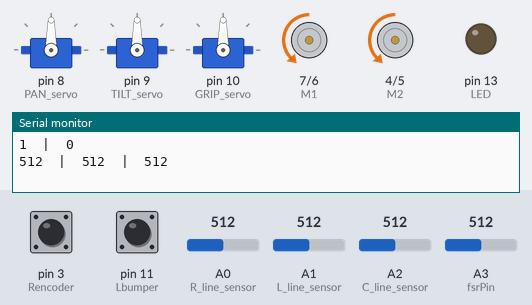
Bench run of a sketch on a simulated Arduino Uno, built with avr-gcc and run on an emulated ATmega328P. Shown: 3 × servo, direction and speed pins drawn as motors (green arrow = direction pin HIGH = forward, orange = LOW = backward, longer = more drive), output pins drawn as LEDs (lit = HIGH), the last lines printed to the serial monitor. The test bench sets the inputs (shaded band); at power-on: pin 3 (Rencoder) LOW, A3 (fsrPin) = 512, A2 (C_line_sensor) = 512, A0 (R_line_sensor) = 512, pin 11 (Lbumper) HIGH, A1 (L_line_sensor) = 512.

Above: at 1.2 s.
1.3 s: pin 3 (Rencoder) pulsed HIGH 2 times (0.12 s each, 0.3 s apart)
At 1.75 s:
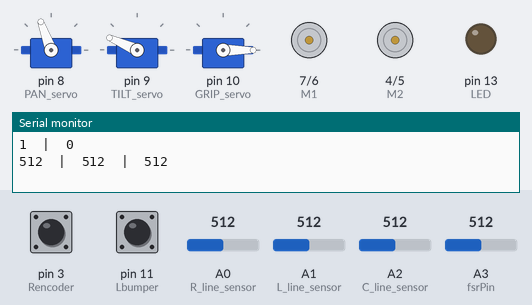
At 2.38 s:
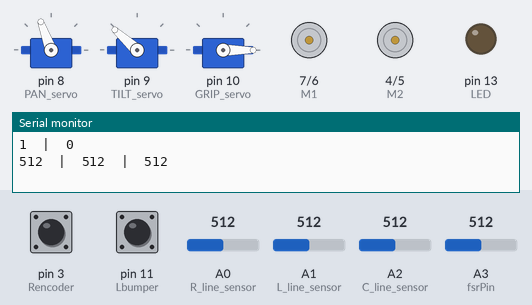
4.3 s: A3 (fsrPin) set to 841
7.3 s: A3 (fsrPin) set to 862
At 9.6 s:
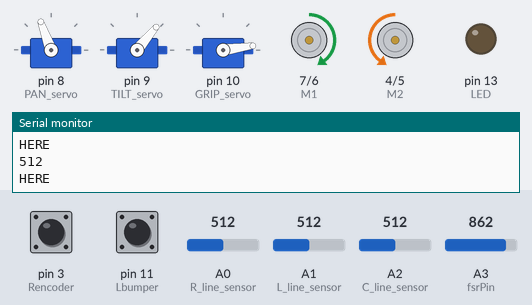
9.9 s: A2 (C_line_sensor) set to 981
11.4 s: A2 (C_line_sensor) set to 1017
At 12.1 s:
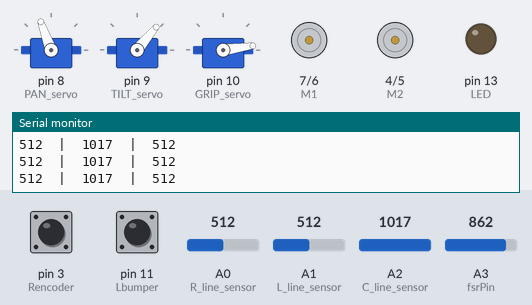
12.9 s: A0 (R_line_sensor) set to 106
15.9 s: A0 (R_line_sensor) set to 92
Timing chart, 0 to 18.4 s (numbered marks = the images above; inputs shaded):
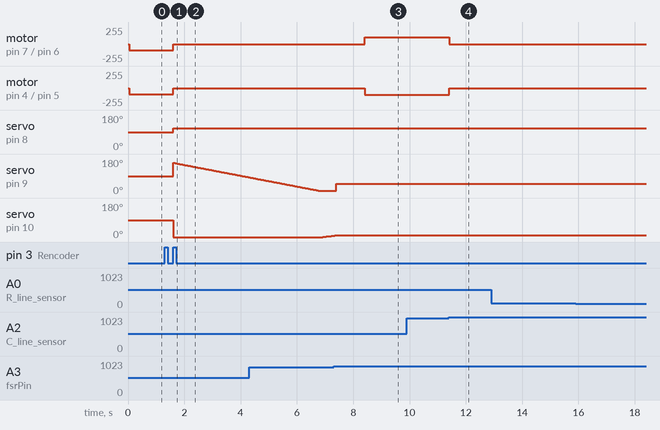

The sketch:

Compiled_code_main_program.ino
```cpp
#include <Servo.h>

//All relevant definitions and thresholds
#define LIGHT_THRESHOLD 1000                   //The threshold that determines whether or not a black line is beneath the sensor
                            //Will require further testing and adjustments
#define LIGHT_THRESHOLD2 900                  // THE this was what all sensors were beneath when neither were over the line
                                              //Turns until any sensor exceeds this threshold then proceeds

#define IR_THRESHOLD  300                    //The point at which the robot really needs slow down going to a wall (~5cm form wall)
#define IR_THRESHOLD2 750                    //When the robot's arm is the farthest it can go towards the wall (0cm from wall)

#define TURN_AJUSTMENT_RATION 0.65           // Ranges from 0.0 - 1.0. The lower the ration the fast the robot turns when it veers to
                                             // to correct its line tracking (ex 0.6 means that one motor speed is reduced to 60% of normal speed)

#define REV_FROM_WALL_DIST  3                // Number of encoder ticks before we are the right distance from the vall to pick up dice
#define REV_FROM_WALL_SPD   90                // A slow enough speed to ensure encoders are being properly read
#define LEFT_ADJUST   1
#define RIGHT_ADJUST  1.1

#define GOTOSPEED 100


Servo panS, tiltS, gripS; //Create the 3 servo motor objects

//Digital inputs/outputs
int Lbumper = 11;
int Rbumper = 0;          //For some reason it only works with pin 11 for team 10s robot
int M2 = 4;                //Left motor
int E2 = 5;
int E1 = 6;               //Right motor
int M1 = 7;
int Rencoder = 3;         //Removed from robot for now
int Lencoder = 2;         //Removed from robot for now
int PAN_servo = 8;
int TILT_servo = 9;
int GRIP_servo = 10;
int IR_receiver = 12;
int LED = 13;

//Analog inputs/outputs
int R_line_sensor = A0;
int C_line_sensor = A2;
int L_line_sensor = A1;
int fsrPin = A3;
int IR_sensor = A5;


//Initialze all functions here when puttting together all the code
//------------------------------------------------------------------------vv
void pick_up_ball(int IR_sensor_val, int spd, int L, int C, int R, int ACTION);
void trackline(int L, int C, int R, int spd);
void forward_straight(int spd);
void veer(int spd, int dir);
void stop_robot();
void turn_wall(int spd, int dir);
void print_sensor_vals(int sesn1_val, int sens2_val, int sens3_val);
int check_bumper(int left_bumperPin, int right_bumperPin);
void forward(int numOfIntersections);
void turn(int dir);
//------------------------------------------------------------------------^^


void setup() {
  // put your setup code here, to run once:
  pinMode(Lbumper, INPUT);
  pinMode(Rbumper, INPUT);
  pinMode(Lencoder, INPUT);
  pinMode(Rencoder, INPUT);
  pinMode(C_line_sensor, INPUT);
  pinMode(L_line_sensor, INPUT);
  pinMode(R_line_sensor, INPUT);
  pinMode(fsrPin, INPUT);
  pinMode(IR_sensor, INPUT);
  pinMode(IR_receiver, INPUT);

  pinMode(M1 , OUTPUT);
  pinMode(M2 , OUTPUT);
  pinMode(E1 , OUTPUT);
  pinMode(E2 , OUTPUT);
  pinMode(TILT_servo , OUTPUT);
  pinMode(GRIP_servo , OUTPUT);
  pinMode(PAN_servo , OUTPUT);

  panS.attach(8);
  tiltS.attach(9);
  gripS.attach(10);
  Serial.begin(9600);
  pinMode(LED, OUTPUT);

  Serial.begin(9600);


}


//main loop variable initiaizations
//Pickup Ball Variables
//--------------------------
int left_line = 0;
int right_line = 0;
int center_line = 0;
int IR_sensor_val = 0;
int wall_entry_speed = 100;
int fsrReading = 0;         //force sensor reading
int Lbumper_val = 0;
int Rbumper_val = 0;
int encoder_state = 0;
int encoder_state_prev = digitalRead(Rencoder);
int action_pickup = 0;      //Tell robot to drop ball (0) or pick up ball (1)
int cy = 0;                 //Initial starting position and direction
int cx = 2;
int cd = 0;
int plVal = 0;
int pcVal = 0;
int prVal = 0;
unsigned long lastInter = 0;    //Keeps track of a time interval bewteen intersection detections


//--------------------------

//Main loop
//****************************************************************************
//****************************************************************************

void loop() {
  action_pickup = 1;

  pick_up_ball(IR_sensor, wall_entry_speed, L_line_sensor, C_line_sensor, R_line_sensor, action_pickup);


  delay(5000);

  action_pickup = 0;

  pick_up_ball(IR_sensor, wall_entry_speed, L_line_sensor, C_line_sensor, R_line_sensor, action_pickup);
}
//****************************************************************************
//****************************************************************************


//ACTION: 1 is pick up ball and 0 is drop off ball
void pick_up_ball(int IR_sensor_val, int spd, int L, int C, int R, int ACTION){

  int R_sensor_val = analogRead(R);
  int C_sensor_val = analogRead(C);
  int L_sensor_val = analogRead(L);

   //Uses bumpers to detect once robot hits wall
  //Using bumpers to detect wall
  Lbumper_val = digitalRead(Lbumper);
  Rbumper_val = digitalRead(Rbumper);

  while(1){

    Serial.print(Lbumper_val);
    Serial.print("  |  ");
    Serial.print(Rbumper_val);
    Serial.println("");

    Lbumper_val = digitalRead(Lbumper);
    Rbumper_val - digitalRead(Rbumper);
    trackline(L, C, R, spd);
    delay(50);
    //Bumpers are hit once at wall and allow robot to enter pick up manuever
    if( Lbumper_val == 0  || Rbumper_val == 0){
    break;
  }
}
  reverse_dist(REV_FROM_WALL_DIST, REV_FROM_WALL_SPD);
    // We are at the wall
   if(ACTION == 1){
   stop_robot();

   PickUpBall();
   }else{
      dropBall(1);
   }
   delay(1000);
   turn_wall(100, 1, C_line_sensor);
   //***MAYBE ADD WHILE LOOP HERE TO BEARK OUT OF FUNCTION ONCE IT REACH FIRST INTERECTION
   while(1){
    trackline(L, C, R, spd);

    L_sensor_val = analogRead(L);
    C_sensor_val = analogRead(C);
    R_sensor_val = analogRead(R);

    if( L_sensor_val > LIGHT_THRESHOLD && C_sensor_val > LIGHT_THRESHOLD && R_sensor_val > LIGHT_THRESHOLD){
        break;
    }
  }
}

void trackline(int L, int C, int R, int spd){
  int R_line_val = analogRead(R);
  int C_line_val = analogRead(C);
  int L_line_val = analogRead(L);

   print_sensor_vals(L_line_val, C_line_val, R_line_val);


  if(L>LIGHT_THRESHOLD  && C>LIGHT_THRESHOLD && R>LIGHT_THRESHOLD){   //Stops the robot for a couple seconds when ever it crosses and intersection
    stop_robot();
    delay(1000);
    forward_straight(spd);

  }
  else if(C>R && C>L && C>LIGHT_THRESHOLD*0.7){   //If Center sesnor has the highest value and its large enough to means its over a light go straight
    forward_straight(spd);
  }
  else if(L>C && L>R){          //If --> Left Sensor has the highest value turn left
    veer(spd, 0);   //Veer Left
  }
  else if(R>C && R>L){         ////If --> right Sensor has the highest value turn left
    veer(spd, 1);   //Veer Right
  }
  }


//Sets robot to drive in a straight direction at a designated speed
void forward_straight(int spd){
    digitalWrite(M1, HIGH);
    digitalWrite(M2, HIGH);
    analogWrite(E1, spd);
    analogWrite(E2, spd);
}

//Makes minor adjustments to direction by reducing left or right motor speeds
void veer(int spd, int dir){
  //For direction 1 = left and 0 = right

  //Veering left if dir == 1
  if(dir == 1){
    digitalWrite(M1, HIGH);
    digitalWrite(M2, HIGH);
    analogWrite(E1, spd*RIGHT_ADJUST);
    analogWrite(E2, spd*TURN_AJUSTMENT_RATION*LEFT_ADJUST);  // reduces speed of left motor to veer left
  }else{                       //only other direction to veer is right if dir is not 1
    digitalWrite(M1, HIGH);
    digitalWrite(M2, HIGH);
    analogWrite(E1, spd*TURN_AJUSTMENT_RATION*RIGHT_ADJUST); // reduces speed of right motor to veer right
    analogWrite(E2, spd*LEFT_ADJUST);
  }
}

//**** Void turn was from one of the other groups code on their GIT respository
  void turn_wall(int spd, int dir, int Csensor){//dir = 1 is left, dir = 0 is right
  int C = 0;

  //Goes past the the insersection a little bit so it can performa a 90 degree turn
  // Required adjust based of differing speed

  // Not needed for pick up ball -------------------------------------------
  /*delay(50);
  analogWrite(E2, 100);
  analogWrite(E1, 100);
  digitalWrite(M2, HIGH);
  digitalWrite(M1, HIGH);
  delay(700);*/
   //-------------------------------------------------------------------------
  if(dir == 1){
     analogWrite(E2, spd);
     analogWrite(E1, spd);
     digitalWrite(M2, LOW);
     digitalWrite(M1, HIGH);
     delay(700);
  }
  else{
    analogWrite(E2, spd);
     analogWrite(E1, spd);
     digitalWrite(M2, HIGH);
     digitalWrite(M1, LOW);
     delay(700);
  }

     C = analogRead(Csensor);
   while(C<LIGHT_THRESHOLD){
      Serial.println("HERE");
      Serial.println(C);

      analogWrite(E2, spd);
      analogWrite(E1, spd);
      if(dir = 1){
        digitalWrite(M2, LOW);
        digitalWrite(M1, HIGH);
      }else{
        digitalWrite(M2, HIGH);
        digitalWrite(M1, LOW);
      }
     C = analogRead(Csensor);

    }
    analogWrite(E2, 0);
    analogWrite(E1, 0);

}

//stop the robot motors immidiately
void stop_robot(){
  digitalWrite(M1, HIGH);
  digitalWrite(M2, HIGH);
  analogWrite(E1, 0);
  analogWrite(E2, 0);
}

//Reveses the robot after hitting the wall using the encoders
//Allows robot to reach a percise distance from the wall
void reverse_dist(int dist, int spd){
    int count = 0;

    while(count < dist){
        encoder_state_prev = encoder_state;
        encoder_state = digitalRead(Rencoder);

        if( encoder_state != encoder_state_prev){
          count++;
        }
        digitalWrite(M1, LOW);
        digitalWrite(M2, LOW);
        analogWrite(E1, spd);
        analogWrite(E2, spd);
    }
}


//Takes in the values of threes sensors and prints them legibly in Serial monitor
void print_sensor_vals(int sesn1_val, int sens2_val, int sens3_val){
  Serial.print(sesn1_val);
  Serial.print("  |  ");
  Serial.print(sens2_val);
  Serial.print("  |  ");
  Serial.print(sens3_val);
  Serial.println(" ");
}


//Check state of both bumpers and returns:
//3 --> Both bumpers hit    2--> Right bumper hit    1--> Left Bumper hit   0-->no bumper hit
/*
int check_bumper(int left_bumperPin, int right_bumperPin){
  int bumper_state = 0;

  L_bumperState = digitalRead(left_bumperPin);
  R_bumperState = digitalRead(right_bumperPin);

  if(L_bumperState || R_bumperState){             //Delays for a a moment to see if both bumpers were actually be meant to hit
    delay(500);
    if(L_bumperState && R_bumperState){
      bumper_state = 3;
    }else if(L_bumperState){
      bumper_state = 2;
    }else if(R_bumperState){
      bumper_state = 1;
    }else{
      bumper_state = 0;
    }
    return bumper_state;
  }
  return bumper_state;        //Bumper was not triggeed and never entered if statements so it should be a zero
}
}
*/

void center(){
  panS.write(110);
  gripS.write(0);
  for(int i = 160; i> 10; i--){
    tiltS.write(i);
    delay(35);
  }

}

void PickUpBall(){
  int grippingBOOL = 0;

  center();
  while (!grippingBOOL){
    grippingBOOL = beginGripping(); //1 griped 0 not gripped
  }
}

int beginGripping(){
  //int fsrReading = 0;
  //center(); // i moved rgus
  for(int i = 0; i<90; i++){
    gripS.write(i);
    fsrReading = analogRead(fsrPin);
    delay(60);


    if(fsrReading>850){
      tiltS.write(50);
      return 1;
    }
    if (i >= 89){
      i = 0;
      return 0;
    }
  }
}

int dropBall(int doItNow){
  if (doItNow == 1){


      gripS.write(0);
      delay(20);

    return 0;
  }
}

//Function for robot to move to a specified ball's location
void GoToDice(int x, int y, int d)
{
  if (cy < y) { //if current y coordinate is less than the objective y then move forward until current y is equal to that of the objective
    forward(y - cy);
    cy = y;

  }
  if (cx != x) { //if the objective is not directly infront of the robot then turn in the direction of the ball and go forward until the ball is in front of the robot
    if (cx < x) {
      turn(0);
      forward(x - cx);
      cx = x;
    }
    else if (cx > x) {
      turn(1);
      forward(cx - x);
      cx = x;
    }

  }
  if (cd != d) { //if the robot is not facing the ball, then turn towards the ball
    if (abs(cd - d) == 2) {
      turn(1);
      turn(1);
    }
    else if (cd - d == -3) {
      turn (1);
    }
    else if (cd - d == 3) {
      turn (0);
    }
    else if (cd - d > 0)
    {
      turn(1);
    }
    else if (cd - d < 0)
    {
      turn(0);
    }
  }
}

  //Function to move robot forward a specified number of intersections
void forward(int numOfIntersections) {
  int intersectionCount = 0;
  int rVal = 0;
  int cVal = 0;
  int lVal = 0;
  forward_straight(GOTOSPEED);

  //While not at the desired intersection, keep moving forward
  while (intersectionCount < numOfIntersections) {
    lVal = analogRead(L_line_sensor);
    cVal = analogRead(C_line_sensor);
    rVal = analogRead(R_line_sensor);

    trackline(L_line_sensor, C_line_sensor, R_line_sensor, GOTOSPEED);

    if ((lVal > LIGHT_THRESHOLD) && (cVal > LIGHT_THRESHOLD) && (rVal > LIGHT_THRESHOLD) && (plVal > LIGHT_THRESHOLD) && (pcVal > LIGHT_THRESHOLD) && (prVal > LIGHT_THRESHOLD)) { //At an intersection. Increment intersection counter
      if ((millis() - lastInter) > 200) {
        Serial.println("INTERSECTION");

        intersectionCount++;
        Serial.println(intersectionCount);
        lastInter = millis();

      }
    }
    plVal = lVal;
    pcVal = cVal;
    prVal = rVal;
  }
  stop_robot();
  delay(200);
}


//Function to turn in a specified direction until a black line is hit
void turn(int dir) {
  int C = 0;
  //drive a little past the intersection
  //delay(50);
  forward_straight(GOTOSPEED);
  delay(400);

  if (dir == 1) { //Begin turning counter-clockwise to ensure that center line sensor is not scaning the black tape
    analogWrite(E2, GOTOSPEED);
     analogWrite(E1, GOTOSPEED);
     digitalWrite(M2, LOW);
     digitalWrite(M1, HIGH);
    delay(550);
    if (cd == 0) { //Update direction robot is facing
      cd = 3;
    } else {
      cd = cd - 1;
    }
  }
  else { //Begin turning clockwise to ensure that center line sensor is not scaning the black tape
     analogWrite(E2, GOTOSPEED);
     analogWrite(E1, GOTOSPEED);
     digitalWrite(M2, HIGH);
     digitalWrite(M1, LOW);
    delay(300);
    cd = (cd + 1) % 4; //Update direction robot is facing
  }
     C = analogRead(C_line_sensor);

   while(C<LIGHT_THRESHOLD){
      Serial.println("HERE");
      Serial.println(C);

      analogWrite(E2, GOTOSPEED);
      analogWrite(E1, GOTOSPEED);
      if(dir = 1){
        digitalWrite(M2, LOW);
        digitalWrite(M1, HIGH);
      }else{
        digitalWrite(M2, HIGH);
        digitalWrite(M1, LOW);
      }
     C = analogRead(C_line_sensor);

    }
    analogWrite(E2, 0);
    analogWrite(E1, 0);
}
```

Measured:
- the behaviour switches between 850 and 851 on A3 (fsrPin) (found by bisection; images 2 and 3)
- the behaviour switches between 999 and 1000 on A2 (C_line_sensor) (found by bisection; images 3 and 4)
- after the input at 1.3 s, motor on pin 7 (M1) / pin 6 (E1), motor on pin 4 (M2) / pin 5 (E2): backward 90/255 → stopped after 0.30 s; servo on pin 8 (PAN_servo): 90° → 110° after 0.30 s; servo on pin 10 (GRIP_servo): 90° → 0° after 0.30 s
- after the input at 7.3 s, motor on pin 7 (M1) / pin 6 (E1): stopped → forward 100/255 after 1.1 s; motor on pin 4 (M2) / pin 5 (E2): stopped → backward 100/255 after 1.1 s; servo on pin 9 (TILT_servo): 11° → 50° after 0.10 s; servo on pin 10 (GRIP_servo): goes on until 7.3 s, then stays 8°
- after the input at 11.4 s, motor on pin 7 (M1) / pin 6 (E1): forward 100/255 → stopped at once; motor on pin 4 (M2) / pin 5 (E2): backward 100/255 → stopped at once
